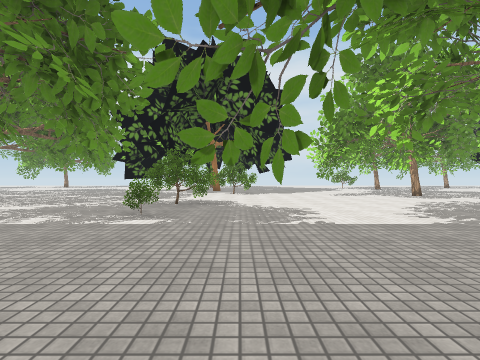
[1] (above)

16 first-person views from a walk through a scene from a Unity 3-D project. The camera is 1.2 m above the floor, looks level and sees 85° across. The floor is counted in squares, 2 m on a side. Each view is taken from the middle of a square. On the plan, view 1 faces up. The plan holds only what a view shows up to about 9 squares ahead; the rest is blank. The place goes on beyond the plan. The player character is not drawn. Some animated figures are left out. Some surface patterns are stand-ins.

[2]
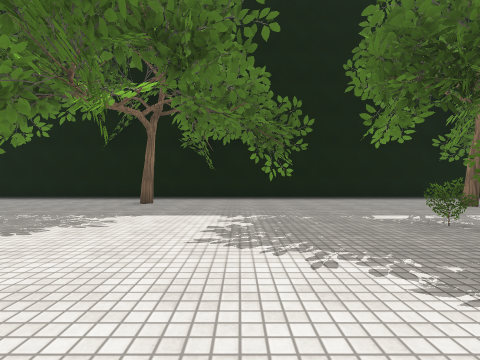

[3]
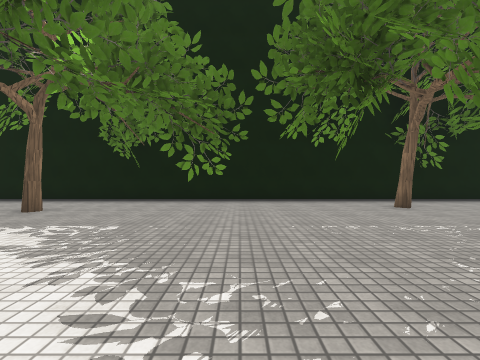

[4]
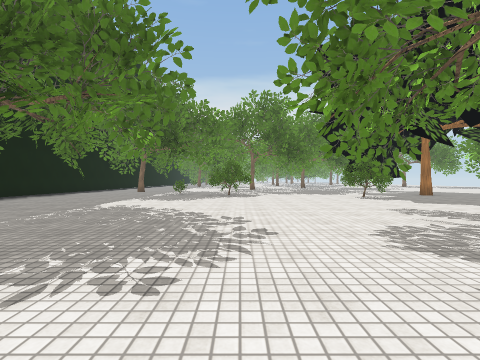

[5]
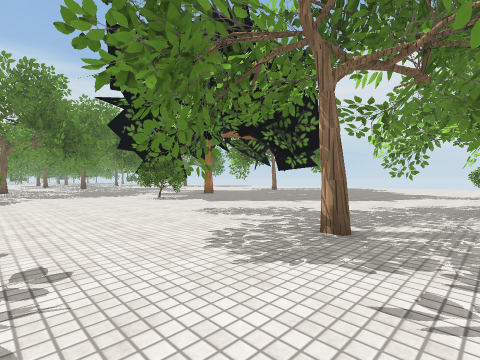

[6]
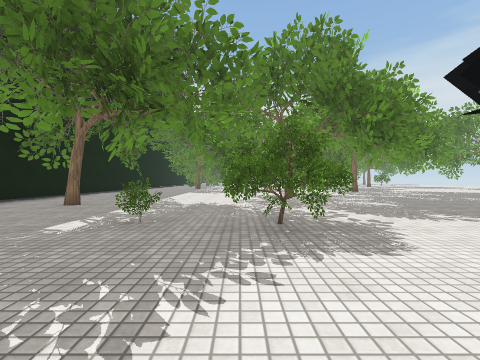

[7]
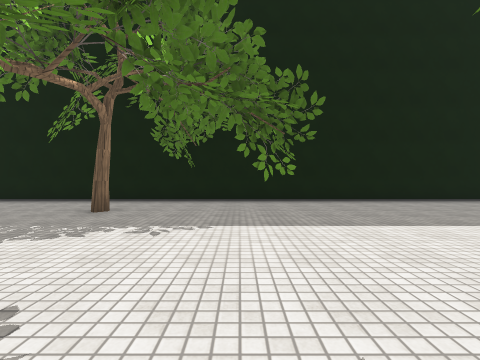

[8]
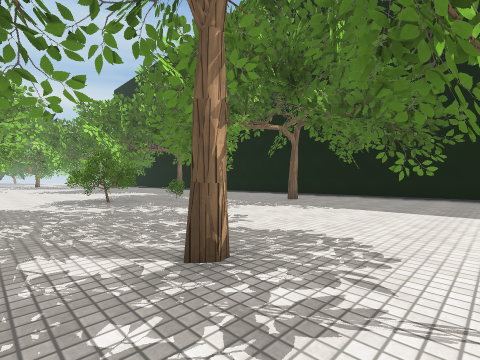

[9]
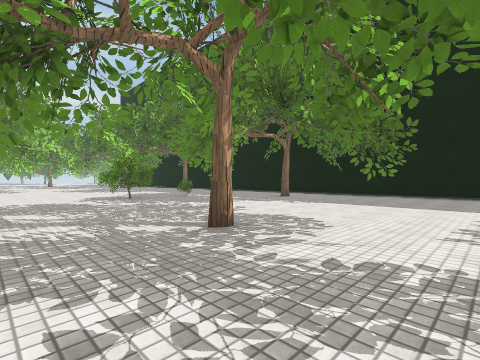

[10]
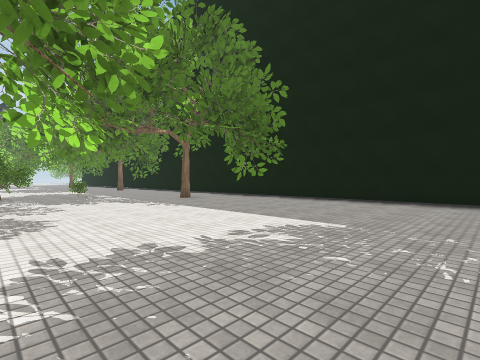

[11]
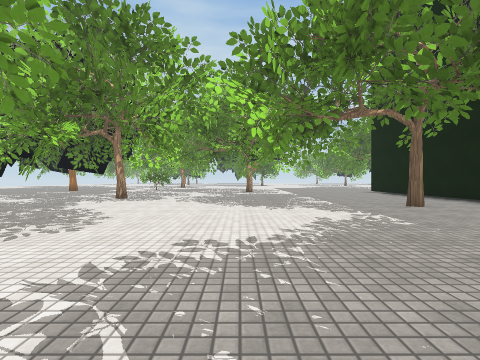

[12]
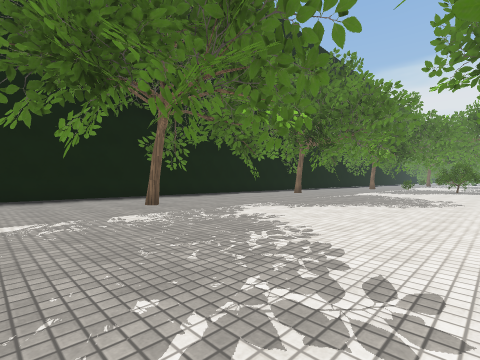

[13]
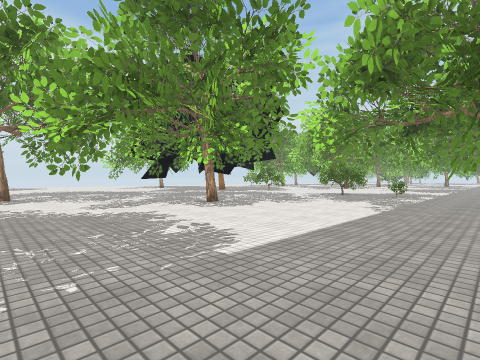

[14]
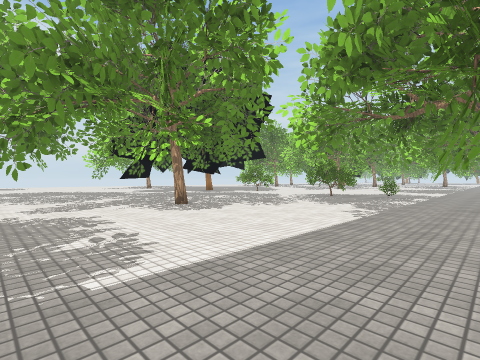

[15]
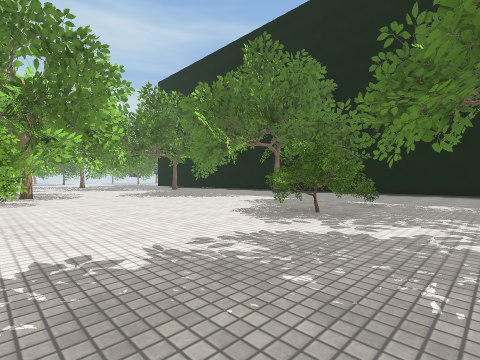

[16]
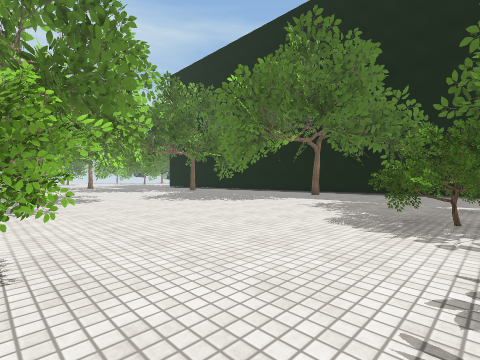

### Floor plan
Key: @ floor where view 1 was taken; # wall or solid block; x gap in a wall; . floor; T tree.
Columns run from 12 left of view 1 to 14 right of it. Each row starts with its distance up from view 1.
 11 ......  ...TTT....... .....
 10 ......  .......#...#..#....
  9 ....... ......... .........
  8 .##..#........... ...... ..
  7 ..........TT...............
  6 ... ... ..TT..............
  5 ......... T........... .
  4 ..........#.... x........
  3 .....#............ .#.....
  2 ....#...#...#..... #...#...
  1 ...... .....#. ............
  0 ......#.....@.#.......#....
 -1 ###########################

Where each view was taken, in squares from view 1:
view 1: 0 up, 0 right, facing up
view 2: 8 up, 1 right, facing down
view 3: 7 up, 7 right, facing down
view 4: 7 up, 9 right, facing left
view 5: 7 up, 8 right, facing up-left
view 6: 6 up, 2 right, facing left
view 7: 7 up, 7 left, facing down
view 8: 9 up, 9 left, facing down-right
view 9: 10 up, 10 left, facing down-right
view 10: 7 up, 12 left, facing down-right
view 11: 6 up, 5 right, facing right
view 12: 8 up, 14 right, facing down-left
view 13: 2 up, 12 left, facing up-right
view 14: 2 up, 11 left, facing up-right
view 15: 11 up, 4 left, facing down-right
view 16: 11 up, 2 left, facing down-right
